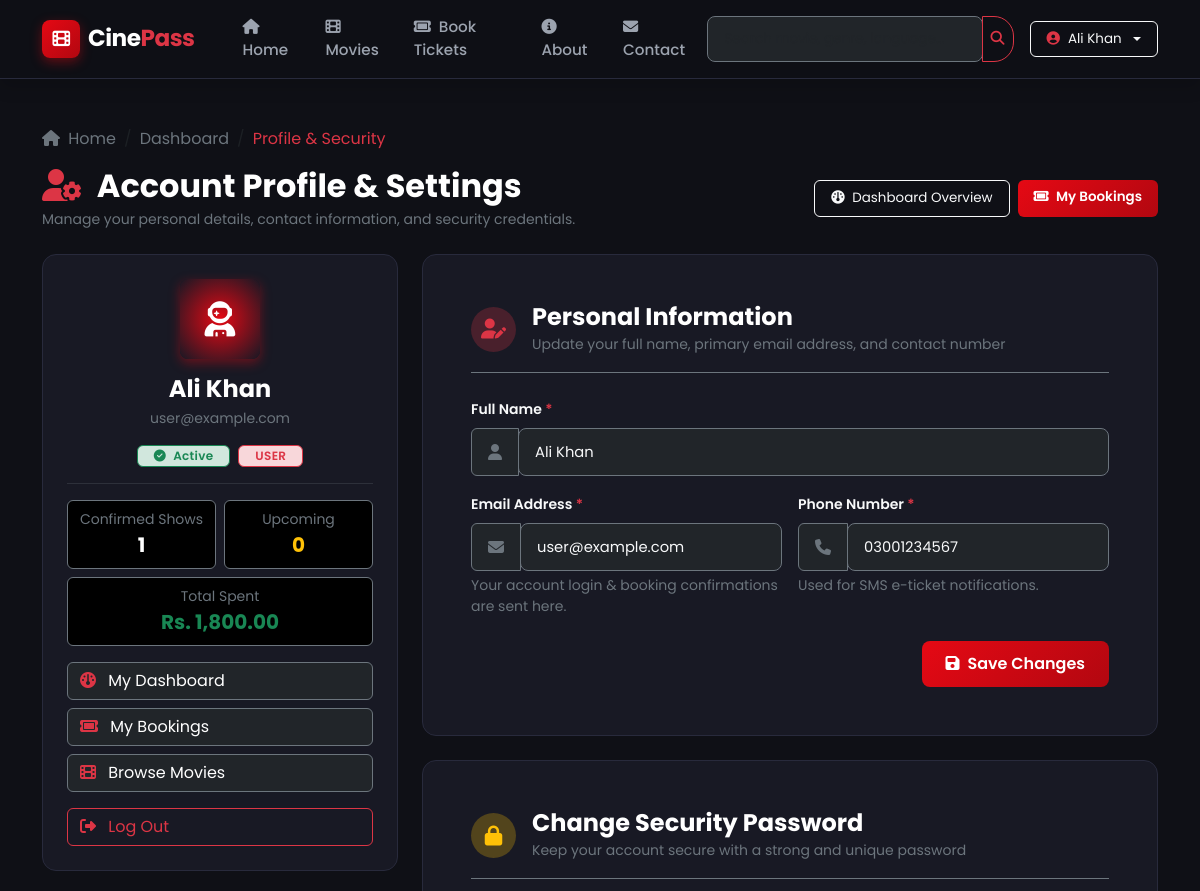
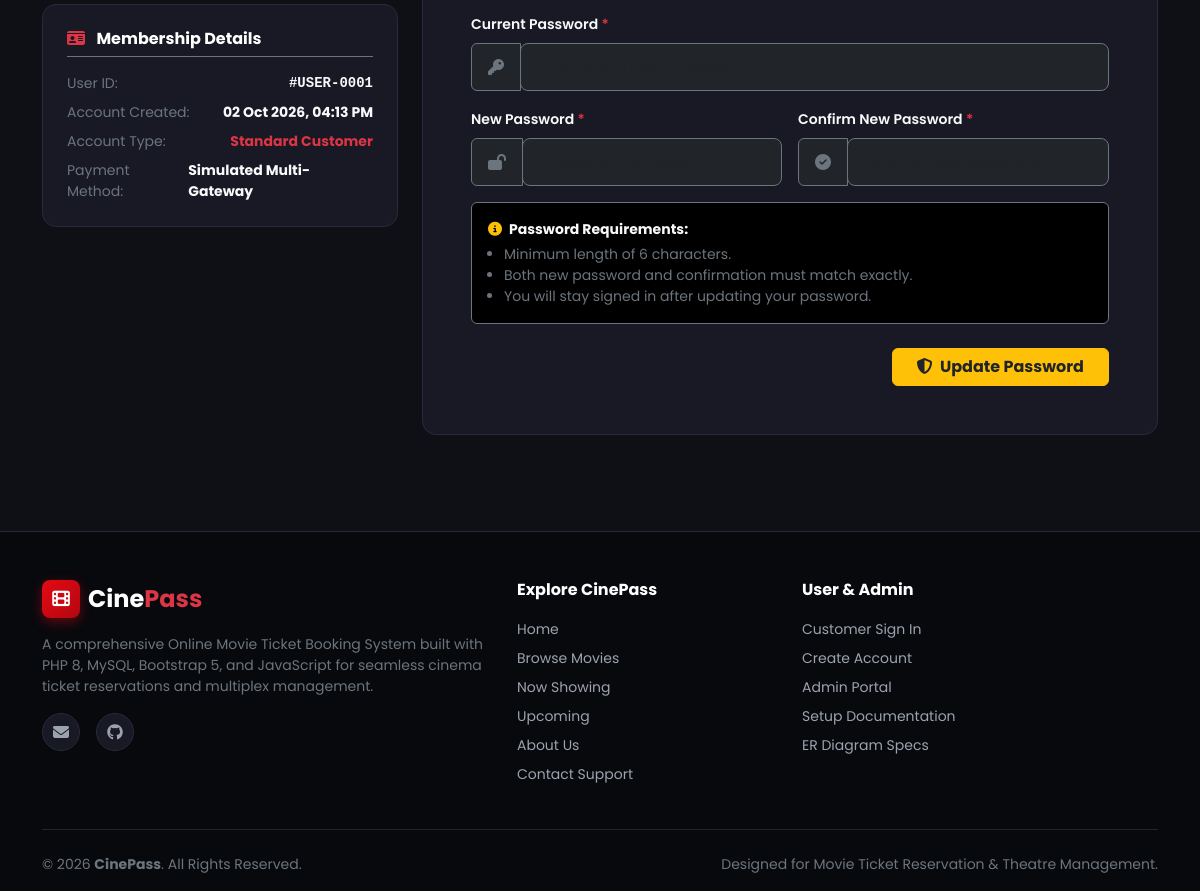
The app's page /profile.php (signed in) with its own data (2 pictures, top to bottom).
### tables this page shows
CREATE TABLE `users` (
    `id` INT AUTO_INCREMENT PRIMARY KEY,
    `full_name` VARCHAR(100) NOT NULL,
    `email` VARCHAR(150) NOT NULL UNIQUE,
    `phone` VARCHAR(25) NOT NULL,
    `password` VARCHAR(255) NOT NULL,
    `status` ENUM('active', 'inactive') DEFAULT 'active',
    `created_at` TIMESTAMP DEFAULT CURRENT_TIMESTAMP,
    `updated_at` TIMESTAMP DEFAULT CURRENT_TIMESTAMP ON UPDATE CURRENT_TIMESTAMP,
    INDEX `idx_users_email` (`email`)
);

### profile.php (the view, shortened to what the rows shown need)
<?php
require_once __DIR__ . '/includes/functions.php';
$user = currentUser();
$userId = (int)$_SESSION['user_id'];
$dbStatus = checkDBStatus();
$userDetails = null;
if ($dbStatus['status']) {
    try {
        $db = getDB();
$uStmt = $db->prepare("SELECT * FROM users WHERE id = ? LIMIT 1");
        $uStmt->execute([$userId]);
        $userDetails = $uStmt->fetch();
    } catch (Exception $e) {
    }
}
$fullName = $userDetails['full_name'] ?? $user['name'] ?? '';
$email    = $userDetails['email'] ?? $user['email'] ?? '';
$phone    = $userDetails['phone'] ?? $user['phone'] ?? '';
$role     = $userDetails['role'] ?? $user['role'] ?? 'user';
$status   = $userDetails['status'] ?? 'active';
$createdAt= $userDetails['created_at'] ?? null;
require_once __DIR__ . '/includes/header.php';
require_once __DIR__ . '/includes/navbar.php';
?>
<div class="container my-4 my-lg-5 flex-grow-1">
    <div class="d-flex justify-content-between align-items-center mb-4 flex-wrap gap-3">
        <div>
            <h2 class="text-white fw-bold mb-1">
                <i class="fa-solid fa-user-gear text-danger me-2"></i> Account Profile & Settings
            </h2>
        </div>
    </div>
    <div class="row g-4">
        <div class="col-lg-4">
            <div class="cine-card p-4 text-center mb-4">
                <div class="brand-icon mx-auto mb-3" style="width: 80px; height: 80px; font-size: 2.2rem; background: radial-gradient(circle, #e50914 0%, #171824 100%);">
                    <i class="fa-solid fa-user-astronaut text-white"></i>
                </div>
                <h4 class="text-white fw-bold mb-1"><?= htmlspecialchars($fullName) ?></h4>
                <p class="text-secondary small mb-3"><?= htmlspecialchars($email) ?></p>
                <div class="d-flex justify-content-center gap-2 mb-3">
                    <span class="badge bg-success-subtle text-success border border-success px-3 py-1">
                        <i class="fa-solid fa-check-circle me-1"></i> <?= ucfirst(htmlspecialchars($status)) ?>
                    </span>
                    <span class="badge bg-danger-subtle text-danger border border-danger px-3 py-1 text-uppercase">
                        <?= htmlspecialchars($role) ?>
                    </span>
                </div>
                <hr class="border-secondary my-3">
                <div class="row g-2 text-center mb-3">
                    <div class="col-6">
                    </div>
                    <div class="col-6">
                    </div>
                    <div class="col-12 mt-2">
                    </div>
                </div>
                <div class="d-grid gap-2 text-start">
                    <a href="<?= url('dashboard.php') ?>" class="btn btn-dark border-secondary text-start">
                    </a>
                    <a href="<?= url('my-bookings.php') ?>" class="btn btn-dark border-secondary text-start">
                    </a>
                    <a href="<?= url('movies.php') ?>" class="btn btn-dark border-secondary text-start">
                    </a>
                    <a href="<?= url('logout.php') ?>" class="btn btn-outline-danger text-start mt-2">
                    </a>
                </div>
            </div>
            <div class="cine-card p-4">
                <div class="d-flex flex-column gap-2 small">
                    <div class="d-flex justify-content-between">
                        <span class="text-secondary">Account Created:</span>
                        <strong class="text-light"><?= !empty($createdAt) ? date('d M Y, h:i A', strtotime($createdAt)) : 'October 2026' ?></strong>
                    </div>
                </div>
            </div>
        </div>
        <div class="col-lg-8">
            <div class="cine-card p-4 p-md-5 mb-4" id="personal-info">
                <form action="<?= url('actions/auth_action.php') ?>" method="POST" class="needs-validation" novalidate>
                    <div class="row g-3">
                        <div class="col-md-12">
                            <div class="input-group">
                                <span class="input-group-text bg-dark border-secondary text-secondary">
                                    <i class="fa-solid fa-user"></i>
                                </span>
                                <input type="text"
                                       name="full_name"
                                       class="form-control bg-dark border-secondary text-light ps-2"
                                       placeholder="Your Full Name"
                                       value="<?= htmlspecialchars($fullName) ?>"
                                       required>
                            </div>
                        </div>
                        <div class="col-md-6">
                            <div class="input-group">
                                <span class="input-group-text bg-dark border-secondary text-secondary">
                                    <i class="fa-solid fa-envelope"></i>
                                </span>
                                <input type="email"
                                       name="email"
                                       class="form-control bg-dark border-secondary text-light ps-2"
                                       placeholder="name@example.com"
                                       value="<?= htmlspecialchars($email) ?>"
                                       required>
                            </div>
                        </div>
                        <div class="col-md-6">
                            <div class="input-group">
                                <span class="input-group-text bg-dark border-secondary text-secondary">
                                    <i class="fa-solid fa-phone"></i>
                                </span>
                                <input type="tel"
                                       name="phone"
                                       class="form-control bg-dark border-secondary text-light ps-2"
                                       placeholder="0300-1234567"
                                       value="<?= htmlspecialchars($phone) ?>"
                                       required>
                            </div>
                        </div>
                    </div>
                </form>
            </div>
        </div>
    </div>
</div>
<?php require_once __DIR__ . '/includes/footer.php'; ?>

### includes/navbar.php (shortened to what the rows shown need)
<?php
$user = currentUser();
?>
<nav class="navbar navbar-expand-lg navbar-dark cine-navbar sticky-top shadow">
    <div class="container">
        <div class="collapse navbar-collapse" id="navbarMain">
            <div class="d-flex align-items-center gap-2 mt-2 mt-lg-0">
                <?php if ($user): ?>
                    <div class="dropdown">
                        <button class="btn btn-outline-light btn-sm dropdown-toggle d-flex align-items-center gap-2" type="button" data-bs-toggle="dropdown" aria-expanded="false">
                            <i class="fa-solid fa-user-circle text-danger"></i>
                            <span><?= htmlspecialchars($user['name']) ?></span>
                        </button>
                    </div>
                <?php endif; ?>
            </div>
        </div>
    </div>
</nav>

### records on screen
users: full_name "Ali Khan", email "user@example.com", status "Active", created_at "02 Oct 2026, 04:13 PM", phone "03001234567"

### other values on screen
$role "USER"
$totalBookings "1"
$upcomingShows "0"
formatPrice($totalSpent) "Rs. 1,800.00"
str_pad($userId, 4, '0', STR_PAD_LEFT) "0001"
